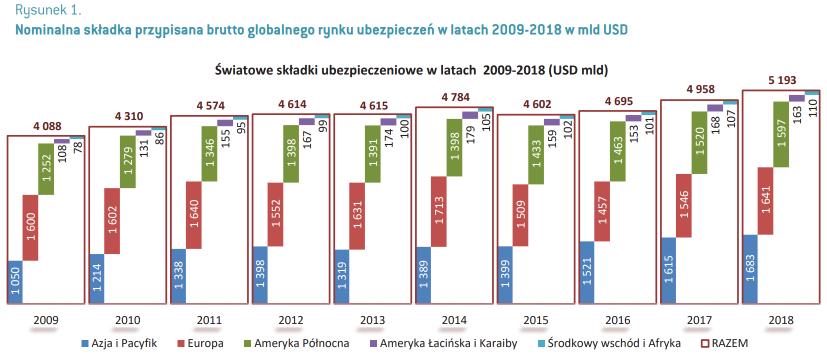
#> input picture Project/Chart1.png, 1654 x 709 px (shown at 1/2 size)
$ jupyter execute --allow-errors Project.ipynb
#> lines starting #> are read from the running program, lines starting #| are printed output that depends on the picture
[cell 1]
from skimage.io import imread
import pandas as pd
import matplotlib.pyplot as plt
import plotly.express as px
import plotly.io as pio
pio.renderers.default = 'notebook_connected'
import plotly.graph_objects as go
import numpy as np

[cell 2]
# Chart 1

# Before

plt.figure(figsize=(14, 10))
plt.imshow(imread('Chart1.png')), plt.axis('off')
plt.show()

# After

def dynamic_title(i):
    return f'<b>Światowe składki ubezpieczeniowe w latach 2009-2018 (USD mld)<br>Razem: {dynamic_titles[i]}</b>'

#> (the rest of this cell did not finish here and is left out)

[cell 3]
# Chart 2

# Before

plt.figure(figsize=(14, 10))
plt.imshow(imread('Chart2.png')), plt.axis('off')
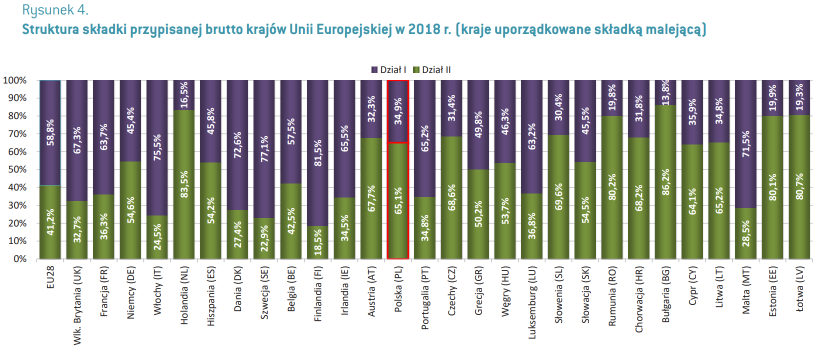
#> input picture Project/Chart2.png, 1636 x 700 px (shown at 1/2 size)
plt.show()

# After

#> (the rest of this cell did not finish here and is left out)

[cell 4]
# Chart 3 - Excel

# Before

plt.figure(figsize=(14, 10))
plt.imshow(imread('Chart3.png')), plt.axis('off')
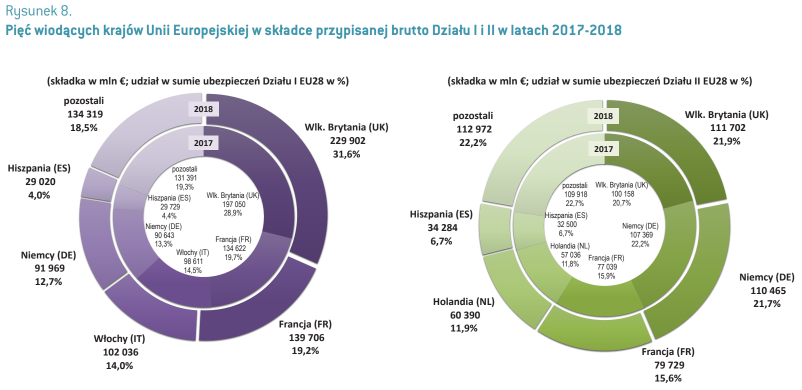
#> input picture Project/Chart3.png, 1603 x 780 px (shown at 1/2 size)
plt.show()

# After

plt.figure(figsize=(14, 10))
plt.subplot(121), plt.imshow(imread('Chart3A.png')), plt.axis('off')
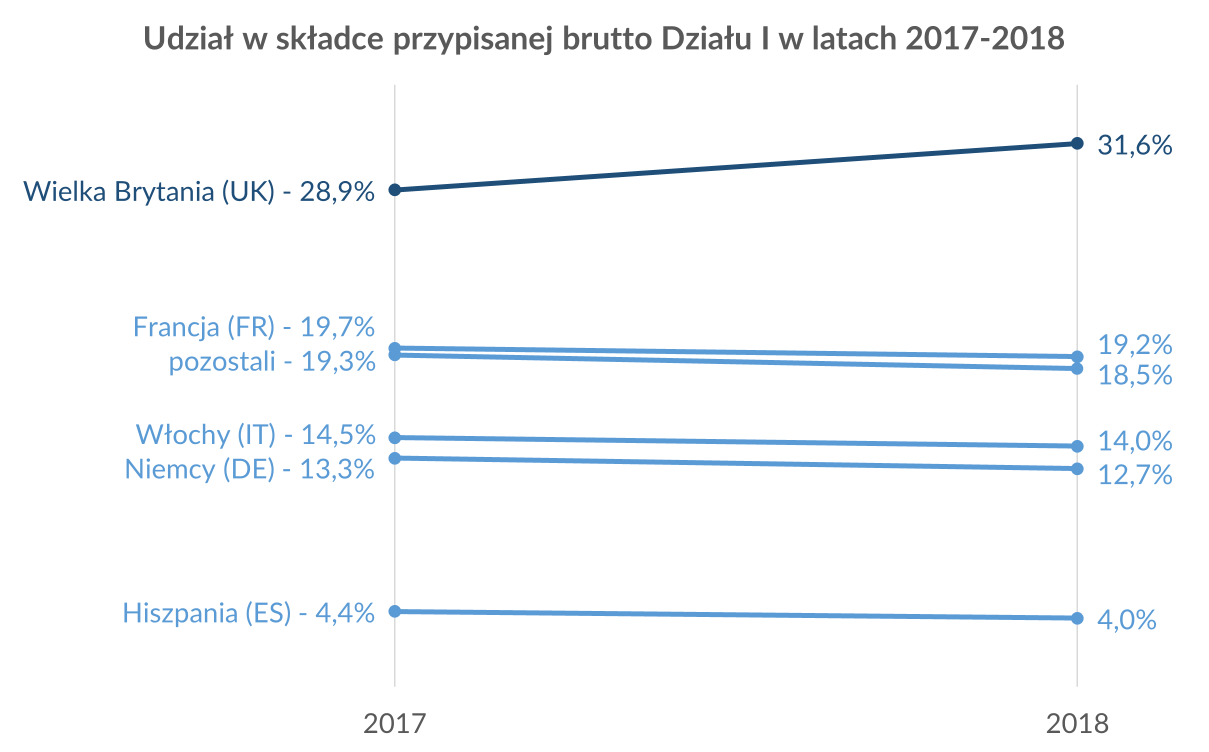
#> input picture Project/Chart3A.png, 2417 x 1504 px (shown at 1/2 size)
plt.subplot(122), plt.imshow(imread('Chart3B.png')), plt.axis('off')
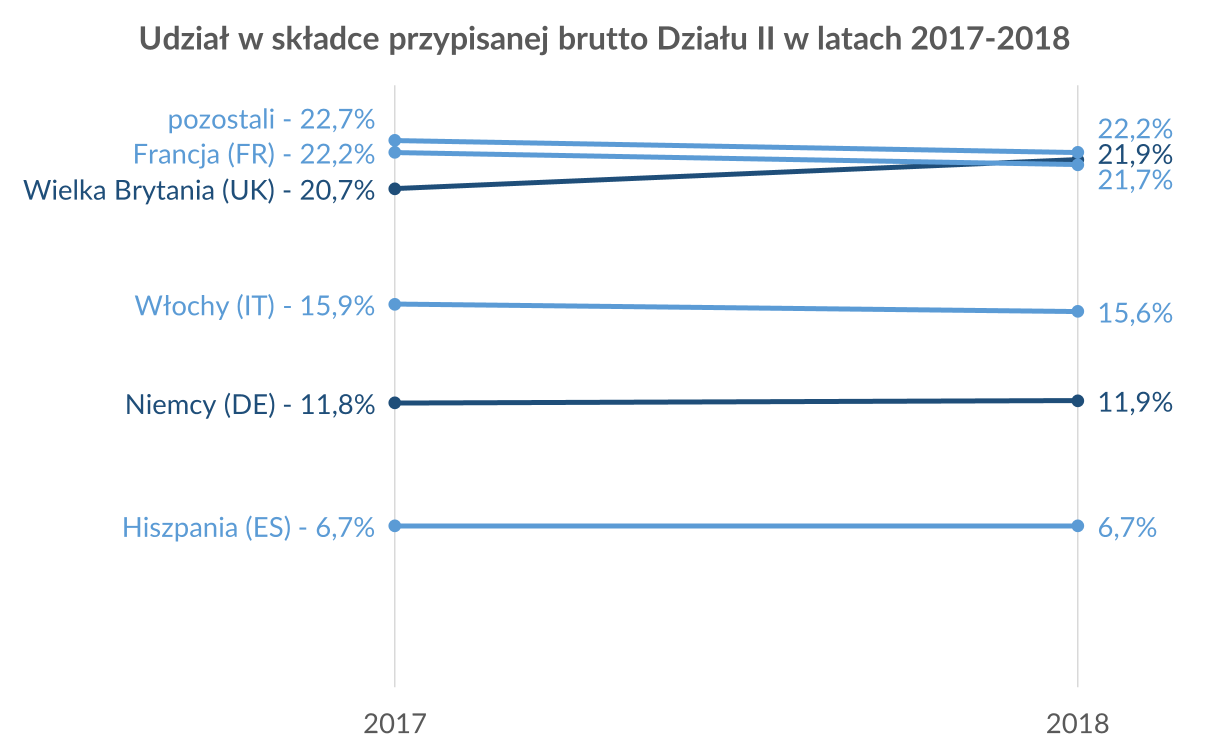
#> input picture Project/Chart3B.png, 2417 x 1504 px (shown at 1/2 size)
plt.show()

[cell 5]
# Chart 4

# Before

plt.figure(figsize=(14, 10))
plt.imshow(imread('Chart4.png')), plt.axis('off')
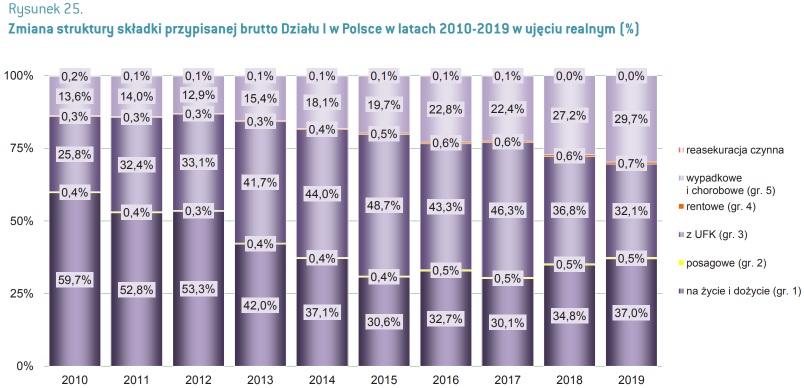
#> input picture Project/Chart4.png, 1607 x 775 px (shown at 1/2 size)
plt.show()

# After

#> (the rest of this cell did not finish here and is left out)
